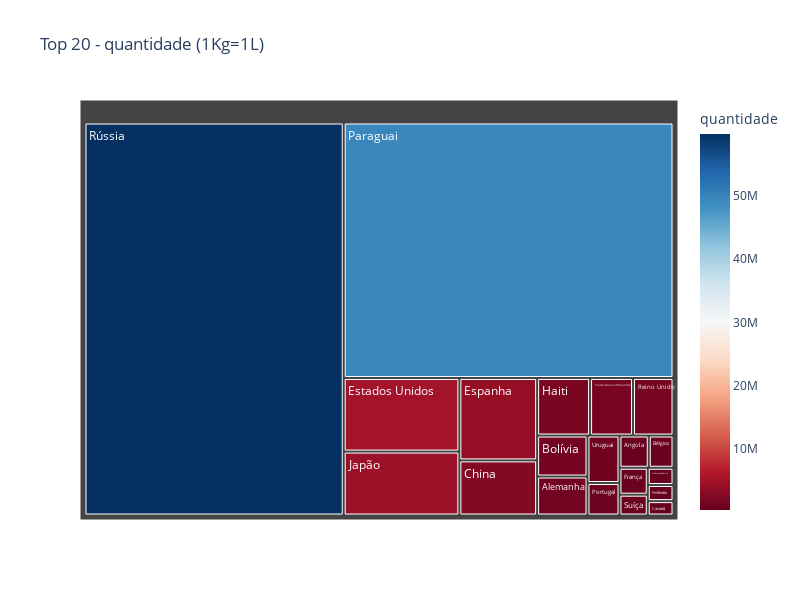

The code cell stored with this chart in its notebook:
### Code cell
px.treemap(
    exp_vinho_top20,
    path=["country"],
    values="quantity",
    color="quantity",
    color_continuous_scale="RdBu",
    width=fig_w,
    height=fig_h,
    title="Top 20 - quantidade (1Kg=1L)",
    labels={"quantity": "quantidade"},
)

### Figure 1 — Plotly figure (JSON) as saved in the notebook; plotly's stock layout.template omitted (floating-point values rounded to 4 significant figures)
{"data": [{"branchvalues": "total", "customdata": [[1153808], [554380], [1213354], [468469], [217414], [2519500], [3765312], [5001324], [243840], [448276], [1791603], [4346148], [49527001], [1453038], [610886], [1368710], [59879899], [345937], [260858], [892616]], "domain": {"x": [0, 1], "y": [0, 1]}, "hovertemplate": "labels=%{label}<br>quantity_sum=%{value}<br>parent=%{parent}<br>id=%{id}<br>quantidade=%{color}<extra></extra>", "ids": ["Alemanha", "Angola", "Bolívia", "Bélgica", "Canadá", "China", "Espanha", "Estados Unidos", "Finlândia", "França", "Haiti", "Japão", "Paraguai", "Países Baixos (Holanda)", "Portugal", "Reino Unido", "Rússia", "Suíça", "Tcheca, República", "Uruguai"], "labels": ["Alemanha", "Angola", "Bolívia", "Bélgica", "Canadá", "China", "Espanha", "Estados Unidos", "Finlândia", "França", "Haiti", "Japão", "Paraguai", "Países Baixos (Holanda)", "Portugal", "Reino Unido", "Rússia", "Suíça", "Tcheca, República", "Uruguai"], "marker": {"coloraxis": "coloraxis", "colors": [1153808, 554380, 1213354, 468469, 217414, 2519500, 3765312, 5001324, 243840, 448276, 1791603, 4346148, 49527001, 1453038, 610886, 1368710, 59879899, 345937, 260858, 892616]}, "name": "", "parents": ["", "", "", "", "", "", "", "", "", "", "", "", "", "", "", "", "", "", "", ""], "type": "treemap", "values": [1153808, 554380, 1213354, 468469, 217414, 2519500, 3765312, 5001324, 243840, 448276, 1791603, 4346148, 49527001, 1453038, 610886, 1368710, 59879899, 345937, 260858, 892616]}], "layout": {"coloraxis": {"colorbar": {"title": {"text": "quantidade"}}, "colorscale": [[0, "rgb(103,0,31)"], [0.1, "rgb(178,24,43)"], [0.2, "rgb(214,96,77)"], [0.3, "rgb(244,165,130)"], [0.4, "rgb(253,219,199)"], [0.5, "rgb(247,247,247)"], [0.6, "rgb(209,229,240)"], [0.7, "rgb(146,197,222)"], [0.8, "rgb(67,147,195)"], [0.9, "rgb(33,102,172)"], [1, "rgb(5,48,97)"]]}, "height": 600, "legend": {"tracegroupgap": 0}, "title": {"text": "Top 20 - quantidade (1Kg=1L)"}, "width": 800}}
